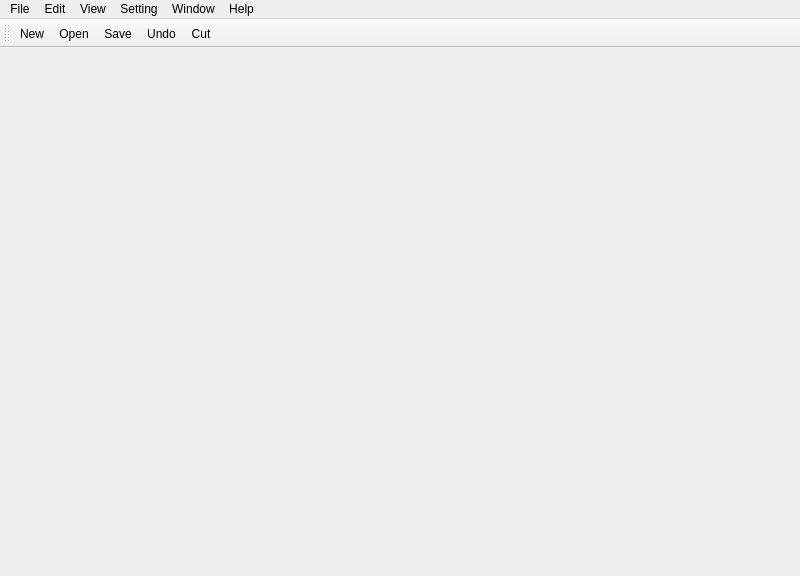
<?xml version="1.0" encoding="UTF-8"?>
<ui version="4.0">
 <class>MainWindow</class>
 <widget class="QMainWindow" name="MainWindow">
  <property name="geometry">
   <rect>
    <x>0</x>
    <y>0</y>
    <width>800</width>
    <height>576</height>
   </rect>
  </property>
  <property name="windowTitle">
   <string>MainWindow</string>
  </property>
  <widget class="QWidget" name="centralwidget"/>
  <widget class="QMenuBar" name="menubar">
   <property name="geometry">
    <rect>
     <x>0</x>
     <y>0</y>
     <width>800</width>
     <height>22</height>
    </rect>
   </property>
   <widget class="QMenu" name="menuFile">
    <property name="title">
     <string>File</string>
    </property>
    <addaction name="actionOpen"/>
    <addaction name="actionView"/>
    <addaction name="separator"/>
    <addaction name="actionWindow"/>
    <addaction name="separator"/>
    <addaction name="actionHelp"/>
   </widget>
   <widget class="QMenu" name="menuEdit">
    <property name="title">
     <string>Edit</string>
    </property>
    <addaction name="actionUndo"/>
    <addaction name="actionRedo"/>
    <addaction name="separator"/>
    <addaction name="actionCut"/>
    <addaction name="actionCopy"/>
    <addaction name="actionPaste"/>
    <addaction name="actionDelete"/>
    <addaction name="separator"/>
    <addaction name="actionStart_dictation"/>
   </widget>
   <widget class="QMenu" name="menuView">
    <property name="title">
     <string>View</string>
    </property>
   </widget>
   <widget class="QMenu" name="menuSetting">
    <property name="title">
     <string>Setting</string>
    </property>
   </widget>
   <widget class="QMenu" name="menuWindow">
    <property name="title">
     <string>Window</string>
    </property>
   </widget>
   <widget class="QMenu" name="menuHelp">
    <property name="title">
     <string>Help</string>
    </property>
   </widget>
   <addaction name="menuFile"/>
   <addaction name="menuEdit"/>
   <addaction name="menuView"/>
   <addaction name="menuSetting"/>
   <addaction name="menuWindow"/>
   <addaction name="menuHelp"/>
  </widget>
  <widget class="QToolBar" name="toolBar">
   <property name="windowTitle">
    <string>toolBar</string>
   </property>
   <attribute name="toolBarArea">
    <enum>TopToolBarArea</enum>
   </attribute>
   <attribute name="toolBarBreak">
    <bool>false</bool>
   </attribute>
   <addaction name="actionOpen"/>
   <addaction name="actionView"/>
   <addaction name="actionWindow"/>
   <addaction name="actionUndo"/>
   <addaction name="actionCut"/>
  </widget>
  <action name="actionOpen">
   <property name="text">
    <string>New</string>
   </property>
  </action>
  <action name="actionView">
   <property name="text">
    <string>Open</string>
   </property>
  </action>
  <action name="actionWindow">
   <property name="text">
    <string>Save</string>
   </property>
  </action>
  <action name="actionHelp">
   <property name="text">
    <string>Close</string>
   </property>
  </action>
  <action name="actionUndo">
   <property name="text">
    <string>Undo</string>
   </property>
  </action>
  <action name="actionRedo">
   <property name="text">
    <string>Redo</string>
   </property>
  </action>
  <action name="actionCut">
   <property name="text">
    <string>Cut</string>
   </property>
  </action>
  <action name="actionCopy">
   <property name="text">
    <string>Copy</string>
   </property>
  </action>
  <action name="actionPaste">
   <property name="text">
    <string>Paste</string>
   </property>
  </action>
  <action name="actionDelete">
   <property name="text">
    <string>Delete</string>
   </property>
  </action>
  <action name="actionStart_dictation">
   <property name="text">
    <string>Start dictation</string>
   </property>
  </action>
 </widget>
 <resources/>
 <connections/>
</ui>
